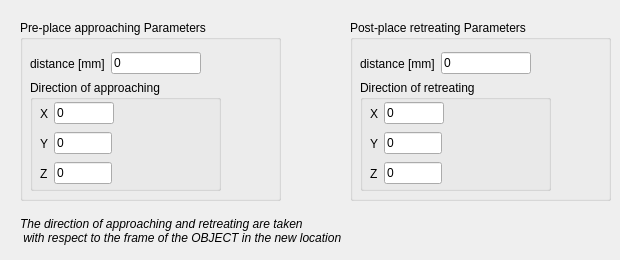
   <widget class="QWidget" name="tab_place">
    <attribute name="title">
     <string>Place settings</string>
    </attribute>
    <widget class="QGroupBox" name="groupBox_pre_place">
     <property name="geometry">
      <rect>
       <x>20</x>
       <y>20</y>
       <width>261</width>
       <height>181</height>
      </rect>
     </property>
     <property name="title">
      <string>Pre-place approaching Parameters</string>
     </property>
     <widget class="QWidget" name="layoutWidget_dist_4">
      <property name="geometry">
       <rect>
        <x>10</x>
        <y>30</y>
        <width>171</width>
        <height>27</height>
       </rect>
      </property>
      <layout class="QHBoxLayout" name="horizontalLayout_22">
       <item>
        <widget class="QLabel" name="label_39">
         <property name="text">
          <string>distance [mm]</string>
         </property>
        </widget>
       </item>
       <item>
        <widget class="QLineEdit" name="lineEdit_pre_place_dist">
         <property name="text">
          <string>0</string>
         </property>
        </widget>
       </item>
      </layout>
     </widget>
     <widget class="QGroupBox" name="groupBox_12">
      <property name="geometry">
       <rect>
        <x>10</x>
        <y>60</y>
        <width>191</width>
        <height>111</height>
       </rect>
      </property>
      <property name="title">
       <string>Direction of approaching</string>
      </property>
      <widget class="QWidget" name="layoutWidget_18">
       <property name="geometry">
        <rect>
         <x>10</x>
         <y>50</y>
         <width>72</width>
         <height>27</height>
        </rect>
       </property>
       <layout class="QHBoxLayout" name="horizontalLayout_38">
        <item>
         <widget class="QLabel" name="label_106">
          <property name="text">
           <string>Y</string>
          </property>
         </widget>
        </item>
        <item>
         <widget class="QLineEdit" name="lineEdit_pre_place_y">
          <property name="text">
           <string>0</string>
          </property>
         </widget>
        </item>
       </layout>
      </widget>
      <widget class="QWidget" name="layoutWidget_19">
       <property name="geometry">
        <rect>
         <x>10</x>
         <y>80</y>
         <width>72</width>
         <height>27</height>
        </rect>
       </property>
       <layout class="QHBoxLayout" name="horizontalLayout_39">
        <item>
         <widget class="QLabel" name="label_107">
          <property name="text">
           <string>Z</string>
          </property>
         </widget>
        </item>
        <item>
         <widget class="QLineEdit" name="lineEdit_pre_place_z">
          <property name="text">
           <string>0</string>
          </property>
         </widget>
        </item>
       </layout>
      </widget>
      <widget class="QWidget" name="layoutWidget_eng_tol_pos_6">
       <property name="geometry">
        <rect>
         <x>10</x>
         <y>20</y>
         <width>74</width>
         <height>27</height>
        </rect>
       </property>
       <layout class="QHBoxLayout" name="horizontalLayout_40">
        <item>
         <widget class="QLabel" name="label_108">
          <property name="text">
           <string>X</string>
          </property>
         </widget>
        </item>
        <item>
         <widget class="QLineEdit" name="lineEdit_pre_place_x">
          <property name="text">
           <string>0</string>
          </property>
         </widget>
        </item>
       </layout>
      </widget>
     </widget>
    </widget>
    <widget class="QGroupBox" name="groupBox_post_place">
     <property name="geometry">
      <rect>
       <x>350</x>
       <y>20</y>
       <width>261</width>
       <height>181</height>
      </rect>
     </property>
     <property name="title">
      <string>Post-place retreating Parameters</string>
     </property>
     <widget class="QWidget" name="layoutWidget_dist_3">
      <property name="geometry">
       <rect>
        <x>10</x>
        <y>30</y>
        <width>171</width>
        <height>27</height>
       </rect>
      </property>
      <layout class="QHBoxLayout" name="horizontalLayout_21">
       <item>
        <widget class="QLabel" name="label_38">
         <property name="text">
          <string>distance [mm]</string>
         </property>
        </widget>
       </item>
       <item>
        <widget class="QLineEdit" name="lineEdit_post_place_dist">
         <property name="text">
          <string>0</string>
         </property>
        </widget>
       </item>
      </layout>
     </widget>
     <widget class="QGroupBox" name="groupBox_11">
      <property name="geometry">
       <rect>
        <x>10</x>
        <y>60</y>
        <width>191</width>
        <height>111</height>
       </rect>
      </property>
      <property name="title">
       <string>Direction of retreating</string>
      </property>
      <widget class="QWidget" name="layoutWidget_16">
       <property name="geometry">
        <rect>
         <x>10</x>
         <y>50</y>
         <width>72</width>
         <height>27</height>
        </rect>
       </property>
       <layout class="QHBoxLayout" name="horizontalLayout_35">
        <item>
         <widget class="QLabel" name="label_103">
          <property name="text">
           <string>Y</string>
          </property>
         </widget>
        </item>
        <item>
         <widget class="QLineEdit" name="lineEdit_post_place_y">
          <property name="text">
           <string>0</string>
          </property>
         </widget>
        </item>
       </layout>
      </widget>
      <widget class="QWidget" name="layoutWidget_17">
       <property name="geometry">
        <rect>
         <x>10</x>
         <y>80</y>
         <width>72</width>
         <height>27</height>
        </rect>
       </property>
       <layout class="QHBoxLayout" name="horizontalLayout_36">
        <item>
         <widget class="QLabel" name="label_104">
          <property name="text">
           <string>Z</string>
          </property>
         </widget>
        </item>
        <item>
         <widget class="QLineEdit" name="lineEdit_post_place_z">
          <property name="text">
           <string>0</string>
          </property>
         </widget>
        </item>
       </layout>
      </widget>
      <widget class="QWidget" name="layoutWidget_eng_tol_pos_5">
       <property name="geometry">
        <rect>
         <x>10</x>
         <y>20</y>
         <width>74</width>
         <height>27</height>
        </rect>
       </property>
       <layout class="QHBoxLayout" name="horizontalLayout_37">
        <item>
         <widget class="QLabel" name="label_105">
          <property name="text">
           <string>X</string>
          </property>
         </widget>
        </item>
        <item>
         <widget class="QLineEdit" name="lineEdit_post_place_x">
          <property name="text">
           <string>0</string>
          </property>
         </widget>
        </item>
       </layout>
      </widget>
     </widget>
    </widget>
    <widget class="QLabel" name="label_pick_2">
     <property name="geometry">
      <rect>
       <x>20</x>
       <y>210</y>
       <width>431</width>
       <height>41</height>
      </rect>
     </property>
     <property name="font">
      <font>
       <italic>true</italic>
       <underline>false</underline>
      </font>
     </property>
     <property name="text">
      <string>The direction of approaching and retreating are taken 
 with respect to the frame of the OBJECT in the new location</string>
     </property>
    </widget>
   </widget>
